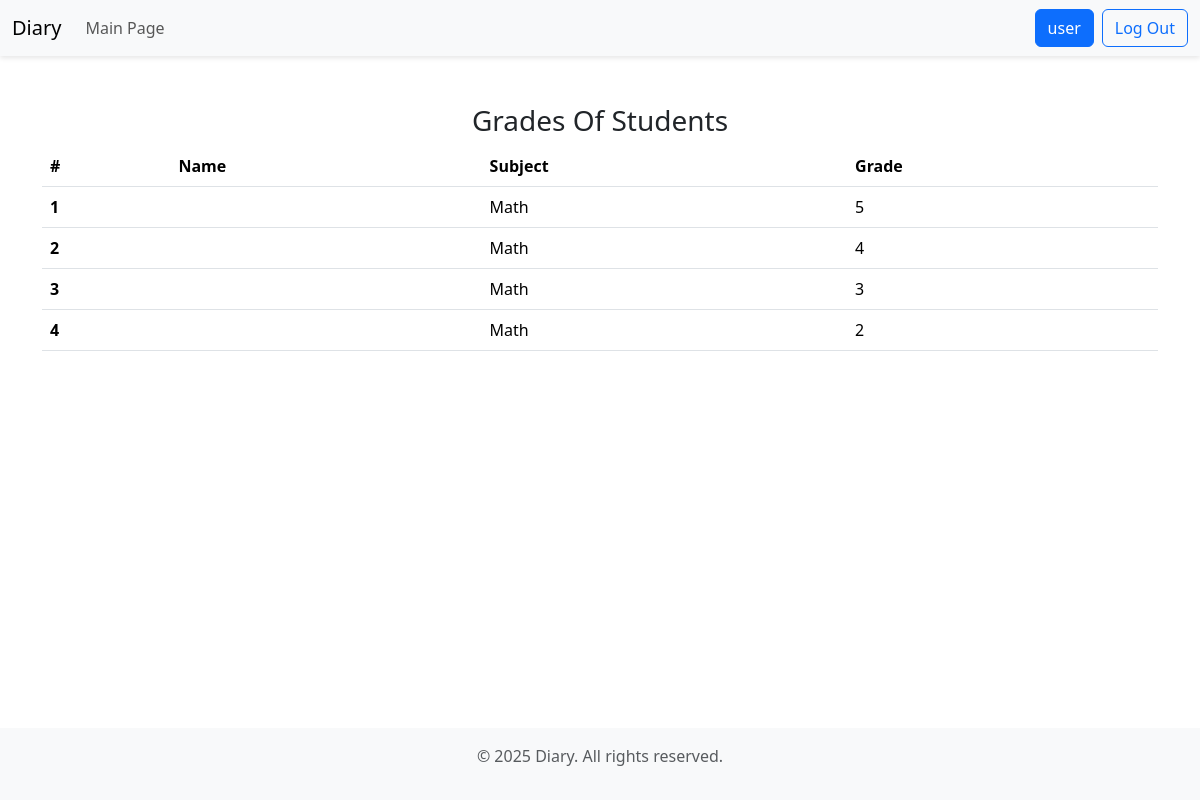
Page / (signed in) on the committed database.
### user/models.py (models this page shows, shortened)
class CustomUser(AbstractUser):
    birth_date = models.DateTimeField(auto_now=True, null=True, blank=True, verbose_name="Birth Date")
    address = models.CharField(max_length=255, null=True, blank=True, verbose_name="Address")
    phone = models.IntegerField(null=True, blank=True, verbose_name="Phone Number")
    avatar = models.ImageField(upload_to="avatars/", null=True, blank=True, verbose_name="Avatar")
    created_at = models.DateTimeField(auto_now_add=True)
    updated_at = models.DateTimeField(auto_now=True)

### grade/models.py (models this page shows, shortened)
class Grade(models.Model):
    subject = models.ForeignKey(Subject, on_delete=models.CASCADE, related_name="Grades")
    student = models.ForeignKey(CustomUser, on_delete=models.CASCADE, related_name="Grades")
    grade = models.IntegerField(default=2)
    created_at = models.DateTimeField(auto_now_add=True)

class Subject(models.Model):
    subject = models.CharField(max_length=255, null=False, blank=False, verbose_name="Subject's Name")
    clas = models.ForeignKey(Clas, on_delete=models.CASCADE)
    def __str__(self) -> str:
        return f"{self.subject}"

### user/views.py (the view)
# urls.py: path("", home_page, name="home"),
def home_page(request):
    grades = Grade.objects.all()
    context = { "grades" : grades }
    return render(request, "home.html", context)

### templates/home.html (shortened to what this page needs)
{% extends "base.html" %}
{% block content %}
    <div class="container mt-5">
        <h3 class="text-center">Grades Of Students</h3>
        <table class="table">
            <thead>
                <tr>
                    <th class="col">#</th>
                    <th scope="col">Name</th>
                    <th scope="col">Subject</th>
                    <th scope="col">Grade</th>
                </tr>
            </thead>
            <tbody>
                {% for grade in grades %}
                    <tr>
                        <th scope="row">{{ grade.id }}</th>
                        <td>{{ grade.student.first_name }}</td>
                        <td>{{ grade.subject }}</td>
                        <td>{{ grade.grade }}</td>
                    </tr>
                {% endfor %}
            </tbody>
        </table>
    </div>
{% endblock content %}

### templates/base.html (shortened to what this page needs)
<!DOCTYPE html>
<html lang="en">
<head>
    <link
        href="https://cdn.jsdelivr.net/npm/bootstrap@5.3.5/dist/css/bootstrap.min.css"
        rel="stylesheet"
        >
</head>
<body>
    <nav class="navbar navbar-expand-lg bg-light">
        <div class="container-fluid">
            <a class="navbar-brand" href="/">Diary</a>
            <div class="collapse navbar-collapse" id="navbarContent">
                <ul class="navbar-nav me-auto mb-2 mb-lg-0">
                    <li class="nav-item">
                        <a class="nav-link" href="/">Main Page</a>
                    </li>
                </ul>
                <div class="d-flex">
                    {% if request.user.is_authenticated %}
                        <a href="{% url 'profile' user.id %}" class="btn btn-primary me-2">
                            {{ user.username }}
                        </a>
                        <a href="{% url 'log_out' %}" class="btn btn-outline-primary">Log Out</a>
                    {% else %}
                        <a href="{% url 'log_in' %}" class="btn btn-outline-primary me-2">Sign In</a>
                        <a href="{% url 'sign_up' %}" class="btn btn-primary">Sign Up</a>
                    {% endif %}
                </div>
            </div>
        </div>
    </nav>
    {% block content %}
    {% endblock %}
    <footer class="bg-light py-3 text-center text-muted">
        <div class="container">
            <p>&copy; 2025 Diary. All rights reserved.</p>
        </div>
    </footer>
</body>
</html>

### templates/base.html (style rules this page uses)
body { min-height: 100vh; display: flex; flex-direction: column; }
footer { margin-top: auto; }
.navbar { box-shadow: 0 2px 5px rgba(0,0,0,0.1); }

### rows in the picture
CustomUser: username "user"
Grade: id "1", subject "Math", grade "5"
Grade: id "2", subject "Math", grade "4"
Grade: id "3", subject "Math", grade "3"
Grade: id "4", subject "Math", grade "2"
